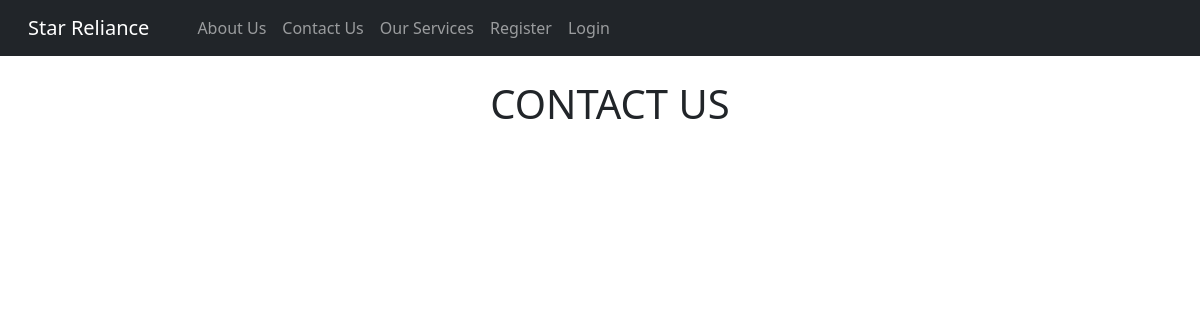
Before: /contact_us/ with the older database file.
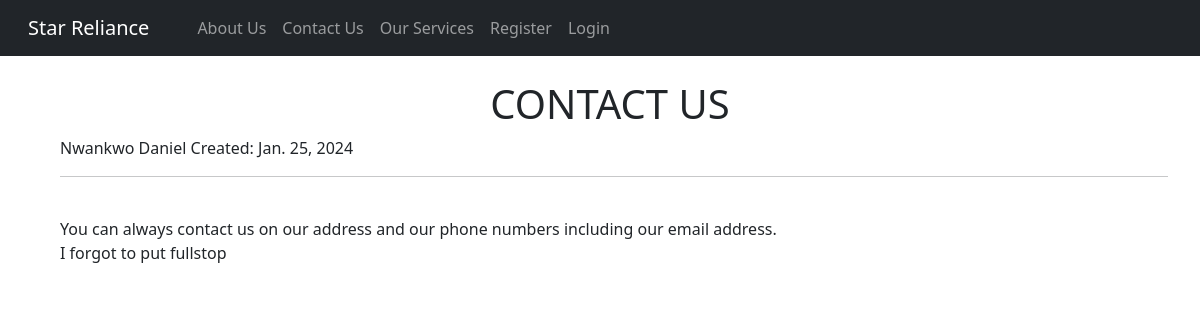
After: the same page with the newer database file.
### theblog/models.py (models this page shows, shortened)
class ContactUs(models.Model):
    body = models.TextField()
    author = models.ForeignKey(User, on_delete=models.CASCADE)
    post_date = models.DateField(auto_now_add = True)

### theblog/views.py (the view)
# urls.py: path('contact_us/', ContacttUsView.as_view(), name='contact_us'),
class ContacttUsView(ListView):
    model = ContactUs
    template_name = 'contact_us.html'
    ordering = ['-id']

### theblog/templates/contact_us.html (shortened to what this page needs)
{% extends 'base.html' %}
{% block content %}
<div class="container">
    <h1 class="text-uppercase"><center>Contact Us</center></h1>
    <ul>
        {% for post in object_list%}
             {{post.author.first_name}}
            {{post.author.last_name}}
            Created: {{post.post_date}}
            <hr>
            {{post.body|safe}}
        {% endfor%}
    </ul>
</div>
{% endblock %}

Changed rows visible on the page:
added ContactUs: author.first_name "Nwankwo", author.last_name "Daniel", post_date "Jan. 25, 2024", body "You can always contact us on our address and our phone numbers including our email address. I forgot to put fullstop"
